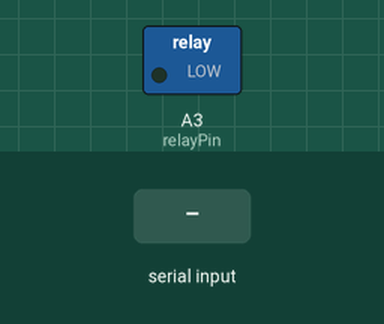
A sketch run on a simulated Arduino Uno, built with avr-gcc and run on an emulated ATmega328P. Parts: switched loads named in the sketch (green lamp = pin HIGH). Inputs (shaded band) come from the test bench.

Above: at 1.2 s.
1.3 s: "3" received over Serial
At 1.7 s:
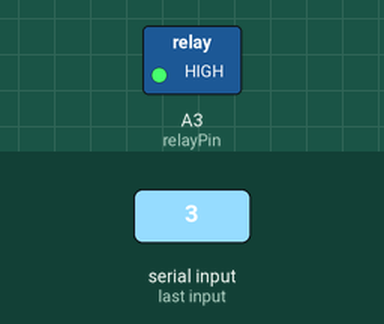
2.8 s: "2" received over Serial
At 4.0 s:
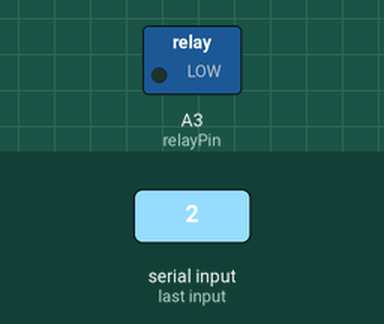
Timing chart, 0 to 5.8 s (numbered marks = the images above; inputs shaded):
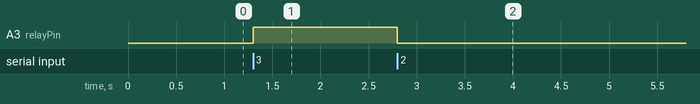

Measured:
- after the input at 1.3 s, A3 (relayPin): LOW → HIGH at once
- after the input at 2.8 s, A3 (relayPin): HIGH → LOW at once

The sketch:

sketch.ino
```cpp
const int soilPin = A0;   // Analog pin for soil moisture sensor
const int relayPin = A3;  // Pin connected to the relay for controlling the pump

void setup() {
  Serial.begin(9600);
  pinMode(relayPin, OUTPUT);  // Set relayPin as an output to control the relay
}

void loop() {
  if (Serial.available() > 0) {
    char commandNumber = Serial.read();
    executeCommand(commandNumber);
  }
}

void executeCommand(char command) {
  switch (command) {
    case '1':
      fetchSoilMoisture();
      break;
    case '2':
      startPump();  // Command to start the pump
      break;
    case '3':
      stopPump();  // Command to stop the pump
      break;
    default:
      // Invalid command
      break;
  }
  Serial.flush();
}

void fetchSoilMoisture() {
  int soilMoisture = analogRead(soilPin);
  Serial.println(soilMoisture);
}

void startPump() {
  digitalWrite(relayPin, LOW);  // Activate the relay (start the pump)
}

void stopPump() {
  digitalWrite(relayPin, HIGH);  // Deactivate the relay (stop the pump)
}
```
